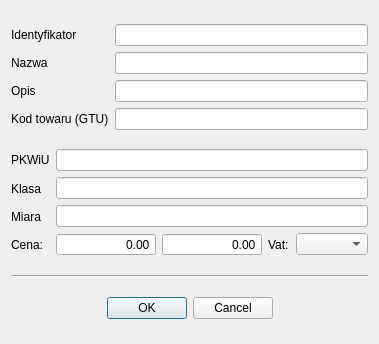
<?xml version="1.0" encoding="UTF-8"?>
<ui version="4.0">
 <class>ProductDialog</class>
 <widget class="QDialog" name="ProductDialog">
  <property name="windowModality">
   <enum>Qt::WindowModal</enum>
  </property>
  <property name="geometry">
   <rect>
    <x>0</x>
    <y>0</y>
    <width>379</width>
    <height>344</height>
   </rect>
  </property>
  <property name="contextMenuPolicy">
   <enum>Qt::DefaultContextMenu</enum>
  </property>
  <property name="windowTitle">
   <string>Dodaj towar</string>
  </property>
  <layout class="QGridLayout" name="gridLayout">
   <item row="1" column="0">
    <layout class="QHBoxLayout" name="horizontalLayout_2">
     <item>
      <layout class="QVBoxLayout">
       <item>
        <widget class="QLabel" name="textLabel1_2_2">
         <property name="text">
          <string>PKWiU</string>
         </property>
         <property name="wordWrap">
          <bool>false</bool>
         </property>
        </widget>
       </item>
       <item>
        <widget class="QLabel" name="Klasa">
         <property name="text">
          <string>Klasa</string>
         </property>
        </widget>
       </item>
       <item>
        <widget class="QLabel" name="label_2">
         <property name="text">
          <string>Miara</string>
         </property>
        </widget>
       </item>
       <item>
        <widget class="QLabel" name="textLabel5">
         <property name="text">
          <string>Cena:</string>
         </property>
         <property name="wordWrap">
          <bool>false</bool>
         </property>
        </widget>
       </item>
      </layout>
     </item>
     <item>
      <layout class="QVBoxLayout" name="verticalLayout">
       <item>
        <widget class="QLineEdit" name="elPKWIU"/>
       </item>
       <item>
        <widget class="QLineEdit" name="elQuality"/>
       </item>
       <item>
        <widget class="QLineEdit" name="elMetric"/>
       </item>
       <item>
        <layout class="QHBoxLayout" name="horizontalLayout">
         <item>
          <widget class="QDoubleSpinBox" name="dsNet">
           <property name="alignment">
            <set>Qt::AlignRight|Qt::AlignTrailing|Qt::AlignVCenter</set>
           </property>
           <property name="buttonSymbols">
            <enum>QAbstractSpinBox::NoButtons</enum>
           </property>
           <property name="maximum">
            <double>99999.990000000005239</double>
           </property>
          </widget>
         </item>
         <item>
          <widget class="QDoubleSpinBox" name="dsGross">
           <property name="alignment">
            <set>Qt::AlignRight|Qt::AlignTrailing|Qt::AlignVCenter</set>
           </property>
           <property name="buttonSymbols">
            <enum>QAbstractSpinBox::NoButtons</enum>
           </property>
           <property name="maximum">
            <double>99999.990000000005239</double>
           </property>
          </widget>
         </item>
         <item>
          <layout class="QHBoxLayout">
           <item>
            <widget class="QLabel" name="textLabel6">
             <property name="text">
              <string>Vat:</string>
             </property>
             <property name="wordWrap">
              <bool>false</bool>
             </property>
            </widget>
           </item>
           <item>
            <widget class="QComboBox" name="cbVat"/>
           </item>
          </layout>
         </item>
        </layout>
       </item>
      </layout>
     </item>
    </layout>
   </item>
   <item row="0" column="0">
    <layout class="QHBoxLayout">
     <item>
      <layout class="QVBoxLayout">
       <item>
        <widget class="QLabel" name="textLabel1">
         <property name="text">
          <string>Identyfikator</string>
         </property>
         <property name="wordWrap">
          <bool>false</bool>
         </property>
        </widget>
       </item>
       <item>
        <widget class="QLabel" name="textLabel3">
         <property name="text">
          <string>Nazwa</string>
         </property>
         <property name="wordWrap">
          <bool>false</bool>
         </property>
        </widget>
       </item>
       <item>
        <widget class="QLabel" name="textLabel4">
         <property name="text">
          <string>Opis</string>
         </property>
         <property name="wordWrap">
          <bool>false</bool>
         </property>
        </widget>
       </item>
       <item>
        <widget class="QLabel" name="textLabel1_2">
         <property name="text">
          <string>Kod towaru (GTU)</string>
         </property>
         <property name="wordWrap">
          <bool>false</bool>
         </property>
        </widget>
       </item>
      </layout>
     </item>
     <item>
      <layout class="QVBoxLayout">
       <item>
        <widget class="QLineEdit" name="elIdent">
         <property name="enabled">
          <bool>true</bool>
         </property>
         <property name="font">
          <font>
           <weight>75</weight>
           <bold>true</bold>
          </font>
         </property>
         <property name="readOnly">
          <bool>false</bool>
         </property>
        </widget>
       </item>
       <item>
        <widget class="QLineEdit" name="elName">
         <property name="maxLength">
          <number>75</number>
         </property>
        </widget>
       </item>
       <item>
        <widget class="QLineEdit" name="elDescription">
         <property name="text">
          <string/>
         </property>
         <property name="maxLength">
          <number>25</number>
         </property>
        </widget>
       </item>
       <item>
        <widget class="QLineEdit" name="elCode">
         <property name="maxLength">
          <number>20</number>
         </property>
        </widget>
       </item>
      </layout>
     </item>
    </layout>
   </item>
   <item row="2" column="0">
    <widget class="Line" name="line3">
     <property name="frameShape">
      <enum>QFrame::HLine</enum>
     </property>
     <property name="frameShadow">
      <enum>QFrame::Sunken</enum>
     </property>
    </widget>
   </item>
   <item row="3" column="0">
    <layout class="QHBoxLayout">
     <item>
      <widget class="QDialogButtonBox" name="buttonBox">
       <property name="orientation">
        <enum>Qt::Horizontal</enum>
       </property>
       <property name="standardButtons">
        <set>QDialogButtonBox::Cancel|QDialogButtonBox::Ok</set>
       </property>
       <property name="centerButtons">
        <bool>true</bool>
       </property>
      </widget>
     </item>
    </layout>
   </item>
  </layout>
 </widget>
 <layoutdefault spacing="6" margin="11"/>
 <pixmapfunction>qPixmapFromMimeSource</pixmapfunction>
 <resources/>
 <connections/>
</ui>
